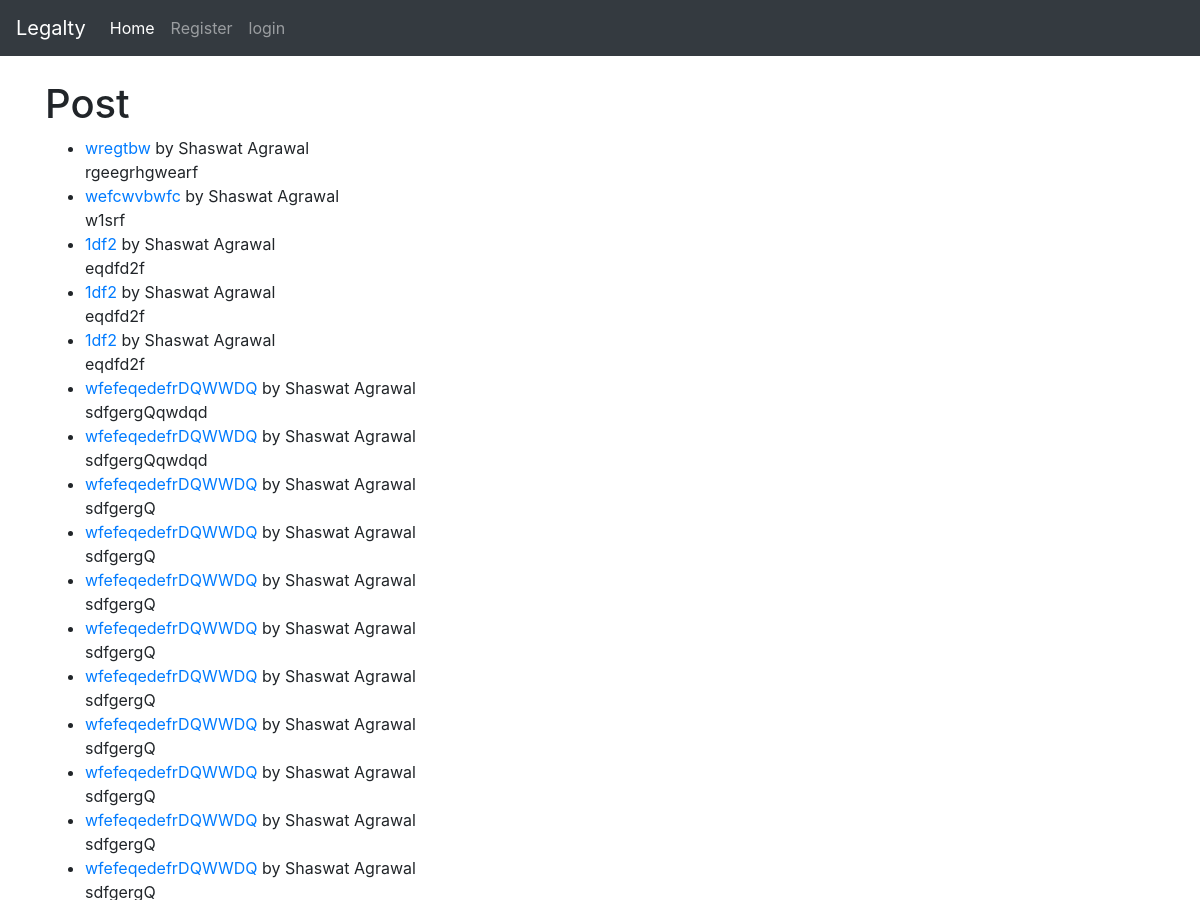
Before: / (upper part) with the older database file.
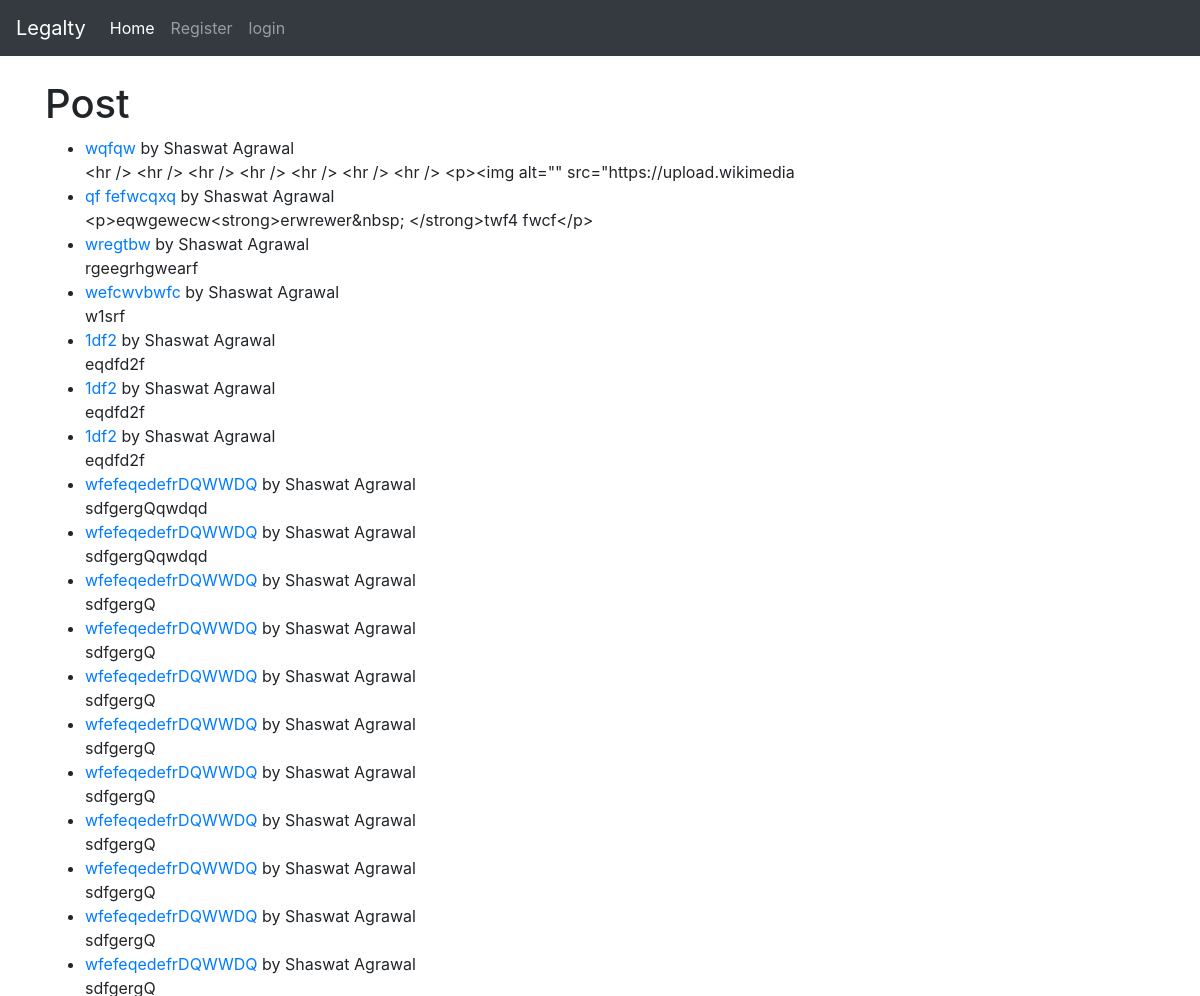
After: the same page with the newer database file.
### posts/models.py (models this page shows, shortened)
class Post( models.Model):
    STATUS_CHOICES = (
        ('created' , 'Created')
    )
    title = models.CharField( max_length = 250 )
    title_tag = models.CharField(max_length=250)
    author = models.ForeignKey( User , on_delete=models.CASCADE )
    body = RichTextField   ( blank=True , null=True)
    created = models.DateTimeField( default= timezone.now )
    slug = models.SlugField( max_length= 300 , unique_for_date='created' )
    likes = models.ManyToManyField( User , related_name='post_likes')
    class Meta:
        ordering = ('-created',)

### posts/views.py (the view)
# urls.py: path('' , HomeView.as_view() , name='home') ,
class HomeView( ListView ):
    model = Post
    template_name = 'home.html'

### posts/templates/home.html (shortened to what this page needs)
{% extends 'base.html' %}
{% block content %}
    <h1>Post</h1>
<ul>
{% for post in object_list %}
    <li> <a href="{% url 'post-details' post.pk  %}" > {{ post.title }} </a> by {{ post.author.first_name }} {{ post.author.last_name }} <br/>
        {{ post.body|slice:':100' }}
    </li>
{% endfor %}
</ul>
  {% endblock %}

Changed rows visible on the page:
added Post: title "wqfqw", author.first_name "Shaswat", author.last_name "Agrawal", body "<hr /> <hr /> <hr /> <hr /> <hr /> <hr /> <hr /> <p><img alt=\"\" src=\"https://upload.wikimedia"
added Post: title "qf fefwcqxq", author.first_name "Shaswat", author.last_name "Agrawal", body "<p>eqwgewecw<strong>erwrewer&nbsp; </strong>twf4 fwcf</p>"
